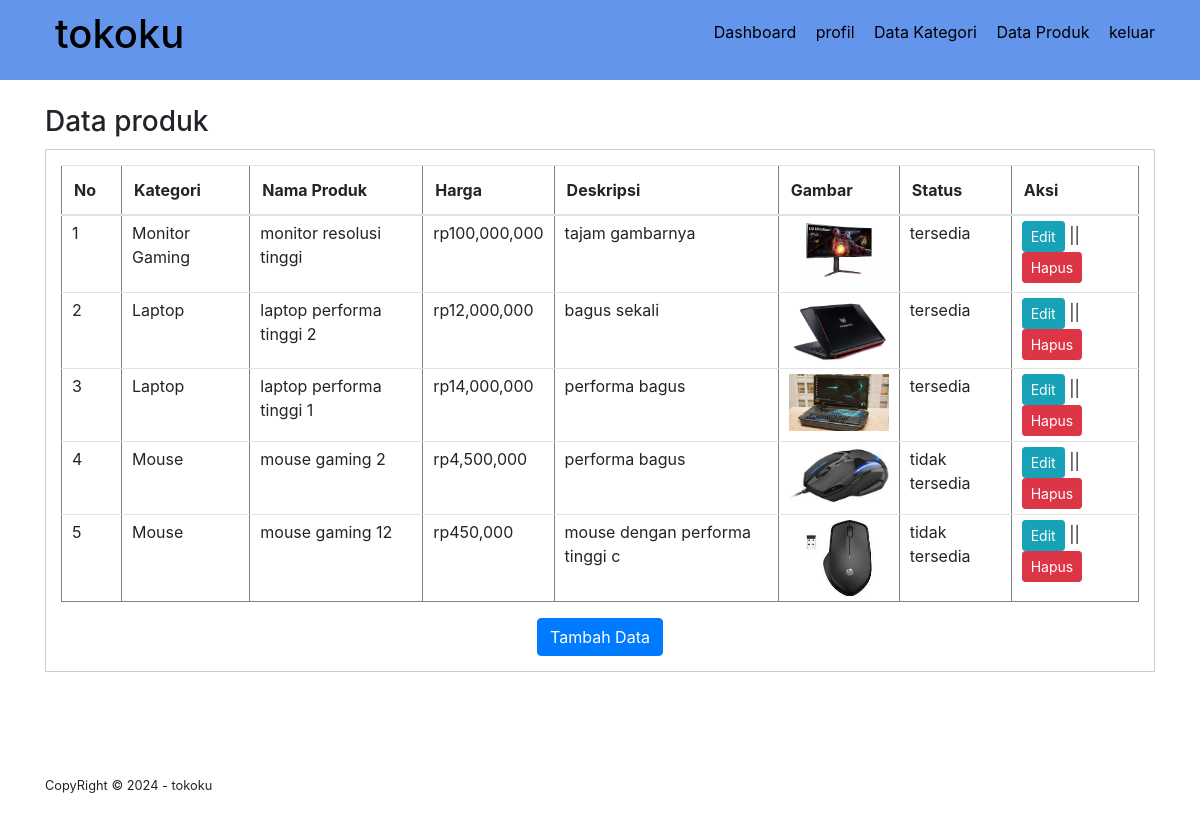
/data-produk.php, run on the app's committed database.
### tables this page shows
CREATE TABLE `tb_product` (
  `product_id` int(11) NOT NULL,
  `category_id` int(11) NOT NULL,
  `product_name` varchar(100) NOT NULL,
  `product_price` int(11) NOT NULL,
  `product_description` text NOT NULL,
  `product_image` varchar(100) NOT NULL,
  `product_status` tinyint(1) NOT NULL,
  `date_created` timestamp NULL DEFAULT current_timestamp()
);

CREATE TABLE `tb_category` (
  `category_id` int(11) NOT NULL,
  `category_name` varchar(25) NOT NULL
);

### data-produk.php (the view, shortened to what this page needs)
<?php
include 'db.php';
?>
<!DOCTYPE html>
<html lang="en">
<head>
     <link rel="stylesheet" type="text/css" href="css/style.css">
     <link rel="stylesheet" href="https://stackpath.bootstrapcdn.com/bootstrap/4.5.2/css/bootstrap.min.css">
</head>
<body>
<header>
     <div class="container">
          <h1><a href="dashboard.php" style="text-decoration: none; color: black;">tokoku</a></h1>
          <ul>
               <li><a href="dashboard.php" style="text-decoration: none; color: black;">Dashboard</a></li>
               <li><a href="profil.php" style="text-decoration: none; color: black;">profil</a></li>
               <li><a href="data-kategori.php" style="text-decoration: none; color: black;">Data Kategori </a></li>
               <li><a href="data-produk.php" style="text-decoration: none; color: black;">Data Produk</a></li>
               <li><a href="keluar.php" style="text-decoration: none; color: black;">keluar</a></li>
          </ul>
     </div>
</header>
<div class="section">
     <div class="container">
          <h3> Data produk</h3>
          <div class="box">
               <table border="1" cellspacing="0" class="table">
                    <thead>
                         <tr>
                              <th width="60px">No</th>
                              <th>Kategori</th>
                              <th>Nama Produk</th>
                              <th>Harga</th>
                              <th>Deskripsi</th>
                              <th>Gambar</th>
                              <th>Status</th>
                              <th>Aksi</th>
                         </tr>
                    </thead>
                    <tbody>
                         <?php
                         $no = 1;
                         $produk = mysqli_query($con,"SELECT * FROM tb_product LEFT JOIN tb_category USING (category_id) ORDER BY product_id DESC");
                         if(mysqli_num_rows($produk)>0){
                              while($row = mysqli_fetch_array($produk)){
                         ?>
                         <tr>
                              <td><?php echo $no++?></td>
                              <td><?php echo $row['category_name']?></td>
                              <td><?php echo $row['product_name']?></td>
                              <td>rp<?php echo number_format($row['product_price']) ?></td>
                              <td><?php echo $row['product_description']?></td>
                              <td><img src="produk/<?php echo $row['product_image']; ?>" width= "100px"></td>
                              <td><?php echo ($row['product_status'] == 0) ? 'tidak tersedia' : 'tersedia'; ?></td>
                              <td>
                                   <a href="edit-produk.php?id=<?php echo $row['product_id']?>" class="btn btn-sm btn-info">Edit</a> ||
                                   <a href="proses-hapus.php?idp=<?php echo $row['product_id']?>" class="btn btn-sm btn-danger" onclick="return confirm('yakin')">Hapus</a>
                              </td>
                         </tr>
                         <?php } ?>
                         <?php } else { ?>
                         <tr>
                              <td colspan="8">Tidak ada data</td>
                         </tr>
                         <?php } ?>
                    </tbody>
               </table>
               <div class="text-center">
                    <a href="tambah-produk.php" class="btn btn-primary">Tambah Data</a>
               </div>
          </div>
     </div>
</div>
<footer>
     <div class="container">
          <small>CopyRight &copy; 2024 - tokoku</small>
     </div>
</footer>
</body>
</html>

### css/style.css (style rules this page uses)
* { padding:0 ; margin: 0; font-family: 'quicksand' sans-serif; }
body { background-color: #f8f8f8; }
a { color: inherit; text-decoration: none; }
.btn { padding: 8px 15px; background-color:cornflowerblue; color: #ffff; border:none; cursor:pointer; }
header { background-color: cornflowerblue; color: #ffff; }
header h1 { float: left; padding: 10px; }
header ul { float: right; }
header ul li { display: inline-block; }
header ul li a { padding:20px 0 20px 15px ; display: inline-block; }
footer { padding: 50px 0 ; }
.container { width: 80%; margin: 0 auto; }
.container:after { content: ''; display: block; clear: both; }
.section { padding: 25px 0; }
.box { background-color: #ffff; border: 1px solid #ccc; padding: 15px; box-sizing: border-box; margin: 10px 0 25px 0; }
.table { width: 100%; border-collapse: collapse; }
.table tr { height: 30px; }
.table tr td { padding: 5px 10px ; }

### data on the page
tb_product: category.category_name "Monitor Gaming", product_name "monitor resolusi tinggi", product_price "100,000,000", product_description "tajam gambarnya", product_image (picture), product_status "tersedia"
tb_product: category.category_name "Laptop", product_name "laptop performa tinggi 2", product_price "12,000,000", product_description "bagus sekali", product_image (picture), product_status "tersedia"
tb_product: category.category_name "Laptop", product_name "laptop performa tinggi 1", product_price "14,000,000", product_description "performa bagus", product_image (picture), product_status "tersedia"
tb_product: category.category_name "Mouse", product_name "mouse gaming 2", product_price "4,500,000", product_description "performa bagus", product_image (picture), product_status "tidak tersedia"
tb_product: category.category_name "Mouse", product_name "mouse gaming 12", product_price "450,000", product_description "mouse dengan performa tinggi c", product_image (picture), product_status "tidak tersedia"
